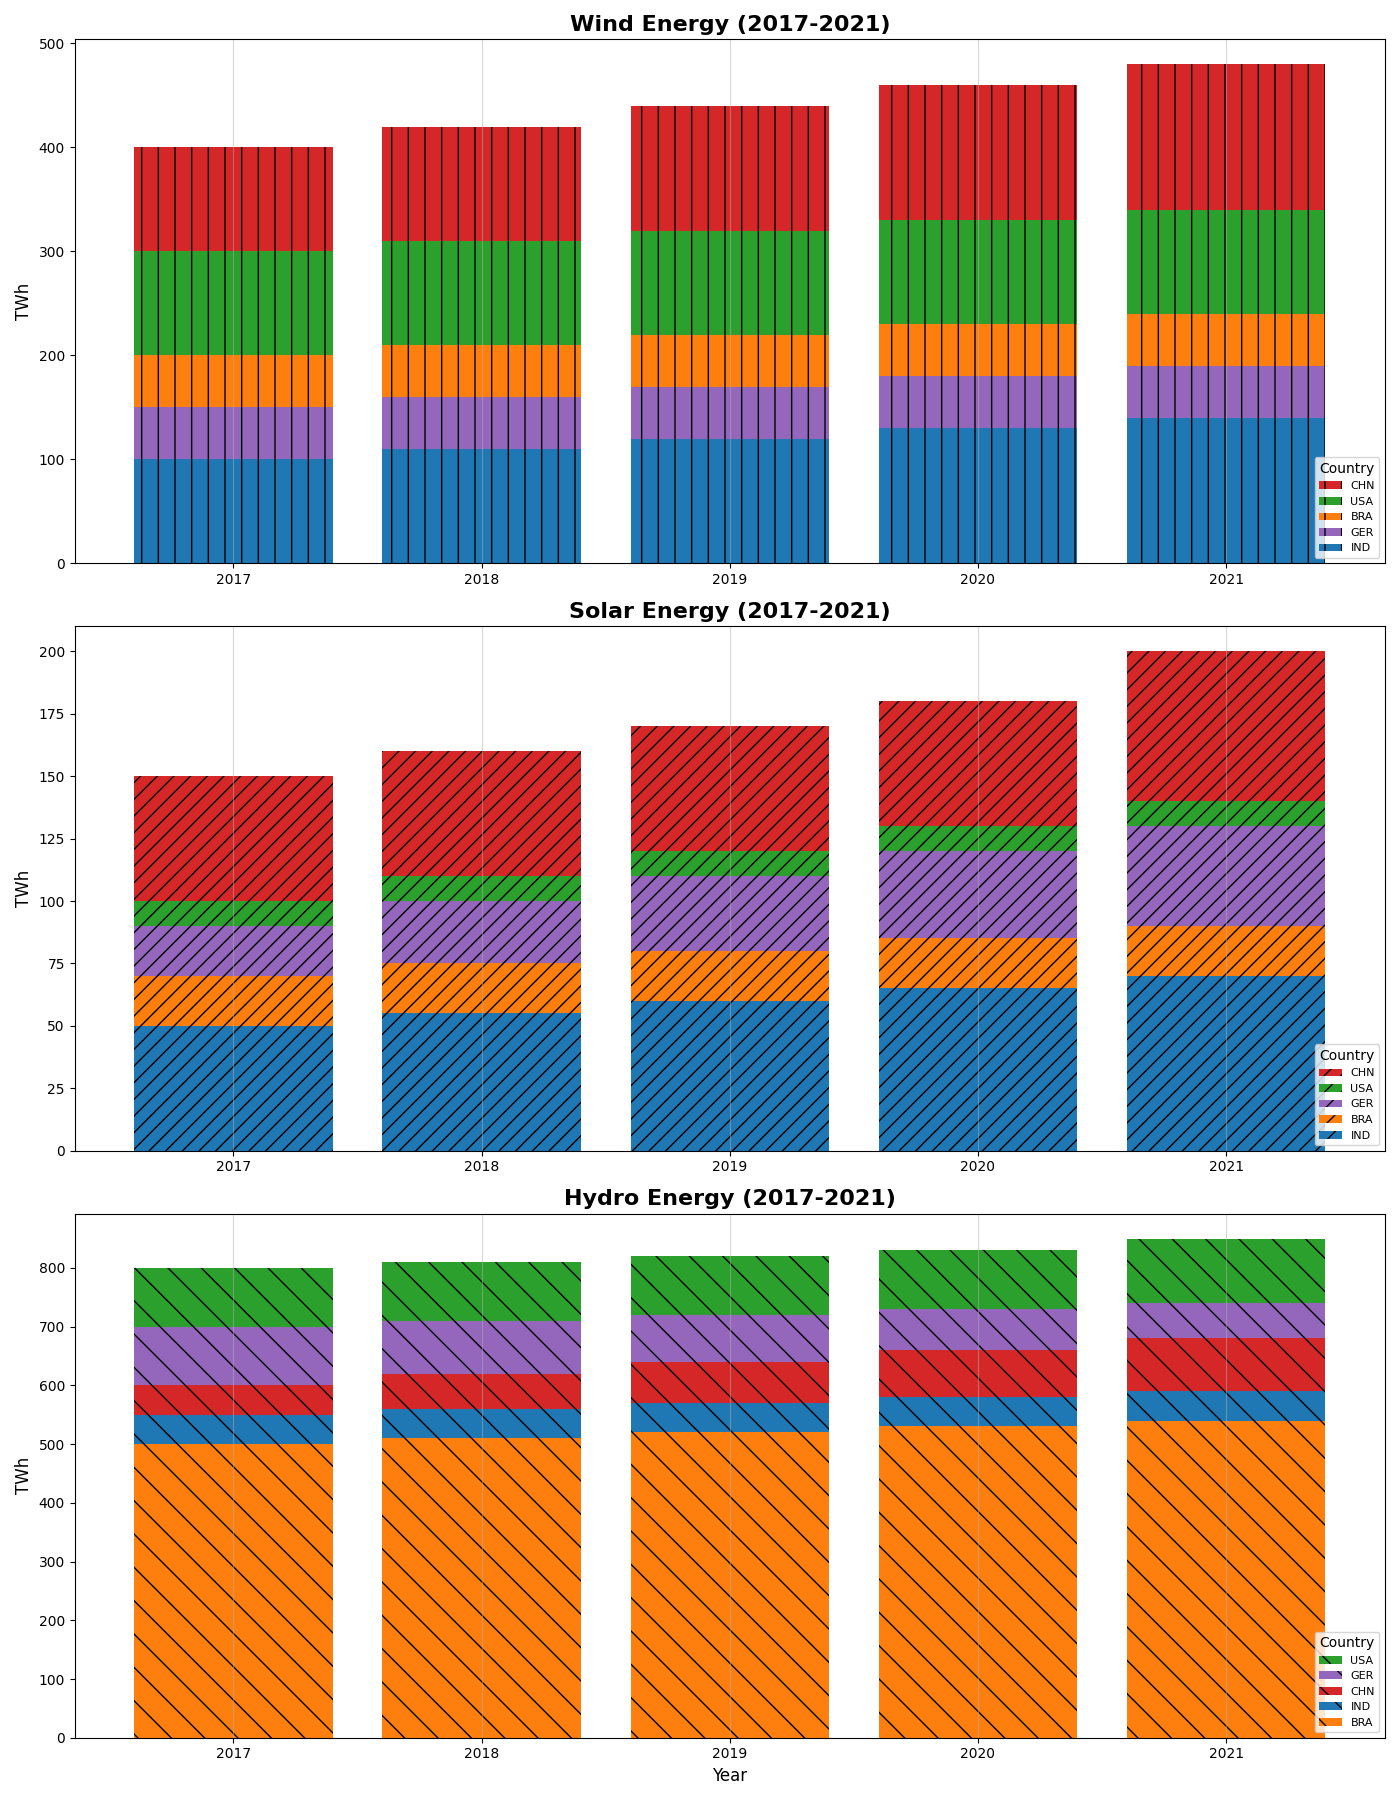

The Python source for this figure:
import matplotlib.pyplot as plt
import numpy as np

countries = ['USA', 'GER', 'CHN', 'IND', 'BRA']
years = ['2017', '2018', '2019', '2020', '2021']
solar_energy = np.array([
    [100, 110, 120, 130, 140], 
    [90, 100, 110, 120, 130], 
    [150, 160, 170, 180, 200], 
    [50, 55, 60, 65, 70], 
    [70, 75, 80, 85, 90]
])
wind_energy = np.array([
    [300, 310, 320, 330, 340], 
    [150, 160, 170, 180, 190], 
    [400, 420, 440, 460, 480], 
    [100, 110, 120, 130, 140], 
    [200, 210, 220, 230, 240]
])
hydro_energy = np.array([
    [800, 810, 820, 830, 850], 
    [700, 710, 720, 730, 740], 
    [600, 620, 640, 660, 680], 
    [550, 560, 570, 580, 590], 
    [500, 510, 520, 530, 540]
])

fig, axes = plt.subplots(3, 1, figsize=(14, 18))
fig.subplots_adjust(hspace=0.4)

new_shuffled_colors = ['#2ca02c', '#9467bd', '#d62728', '#1f77b4', '#ff7f0e']

# Sort function for descending order based on the energy values of 2021
def sort_data_by(values):
    sorted_indices = np.argsort(values)[::-1]
    return sorted_indices

# Wind Energy Plot - Moved to the top
sorted_indices = sort_data_by(wind_energy[:, -1])
for idx in sorted_indices:
    axes[0].bar(years, wind_energy[idx], label=countries[idx], color=new_shuffled_colors[idx], hatch='|')
axes[0].set_title('Wind Energy (2017-2021)', fontsize=16, fontweight='bold')
axes[0].set_ylabel('TWh', fontsize=12)
axes[0].legend(title='Country', fontsize=8, loc='lower right', bbox_to_anchor=(1, 0), title_fontsize='10')
axes[0].grid(axis='x', linestyle='-', alpha=0.5)

# Solar Energy Plot - Moved to the middle
sorted_indices = sort_data_by(solar_energy[:, -1])
for idx in sorted_indices:
    axes[1].bar(years, solar_energy[idx], label=countries[idx], color=new_shuffled_colors[idx], hatch='//')
axes[1].set_title('Solar Energy (2017-2021)', fontsize=16, fontweight='bold')
axes[1].set_ylabel('TWh', fontsize=12)
axes[1].legend(title='Country', fontsize=8, loc='lower right', bbox_to_anchor=(1, 0), title_fontsize='10')
axes[1].grid(axis='x', linestyle='-', alpha=0.5)

# Hydro Energy Plot - Remains at the bottom
sorted_indices = sort_data_by(hydro_energy[:, -1])
for idx in sorted_indices:
    axes[2].bar(years, hydro_energy[idx], label=countries[idx], color=new_shuffled_colors[idx], hatch='\\')
axes[2].set_title('Hydro Energy (2017-2021)', fontsize=16, fontweight='bold')
axes[2].set_xlabel('Year', fontsize=12)
axes[2].set_ylabel('TWh', fontsize=12)
axes[2].legend(title='Country', fontsize=8, loc='lower right', bbox_to_anchor=(1, 0), title_fontsize='10')
axes[2].grid(axis='x', linestyle='-', alpha=0.5)

plt.tight_layout()
plt.show()
